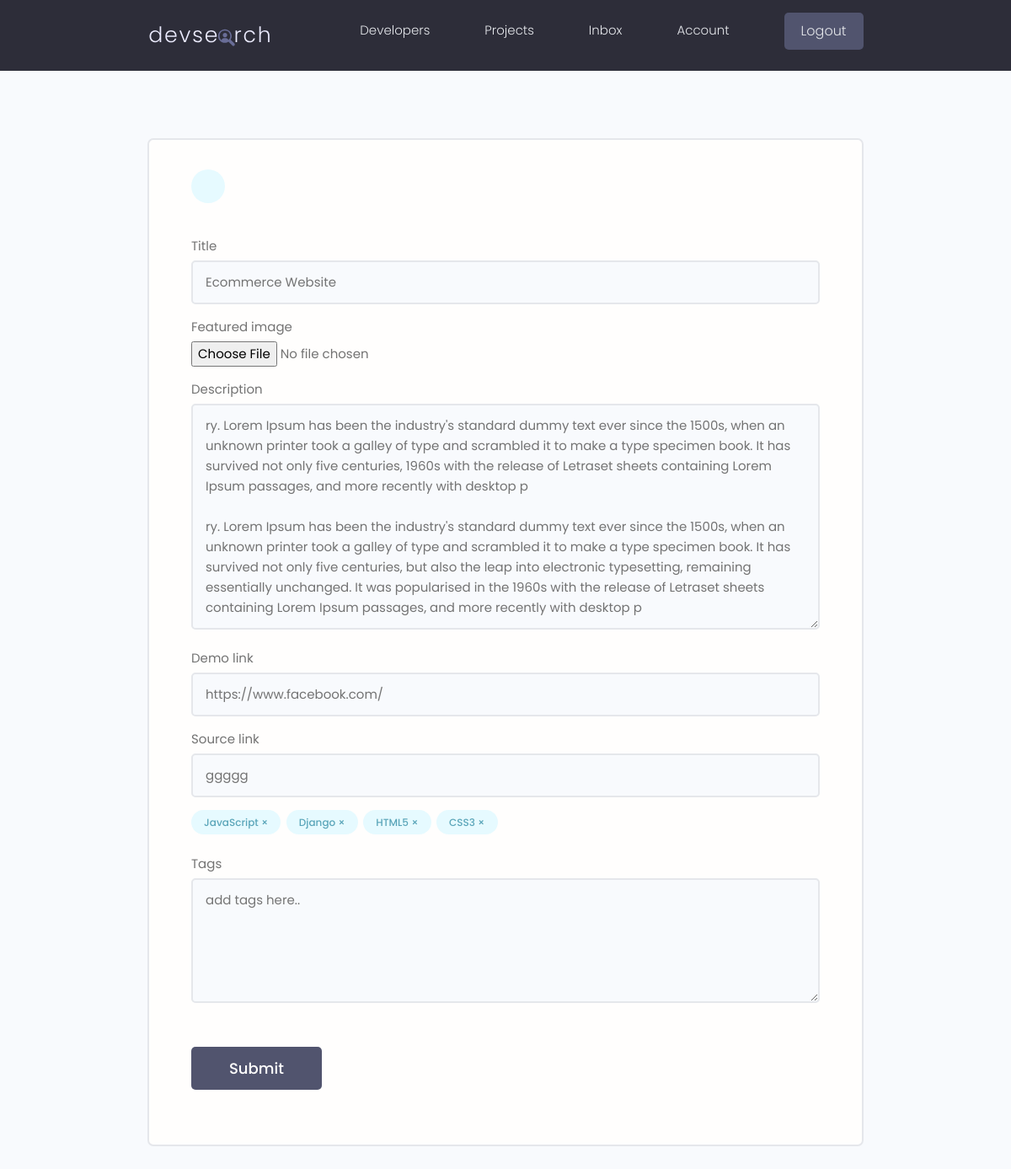
Page /projects/update-project/b5dfc844-a120-4b26-8f68-e18f4e6fbbf6/ (signed in) on the committed database.
### projects/models.py (models this page shows, shortened)
class Project(models.Model):
    owner=models.ForeignKey(Profile,on_delete=models.CASCADE,null=True,blank=True)
    title=models.CharField(max_length=100)
    description=models.TextField(null=True,blank=True)
    featured_image=models.ImageField(null=True,blank=True,default='default.jpg')
    demo_link=models.CharField(max_length=2000,null=True,blank=True)
    source_link=models.CharField(max_length=2000,null=True,blank=True)
    tags=models.ManyToManyField('Tag',blank=True)
    vote_total=models.IntegerField(default=0,null=True,blank=True)
    vote_ratio=models.IntegerField(default=0,null=True,blank=True)
    created=models.DateTimeField(auto_now_add=True)
    id=models.UUIDField(default=uuid.uuid4,unique=True,primary_key=True,editable=False)
    class Meta:
        ordering=['-vote_ratio','-vote_total','title']

class Tag(models.Model):
    name=models.CharField(max_length=100)
    created=models.DateTimeField(auto_now_add=True)
    id=models.UUIDField(default=uuid.uuid4,unique=True,primary_key=True,editable=False)
    def __str__(self):
        return self.name

### projects/views.py (the view, shortened to what this page needs)
# urls.py: path('update-project/<str:pk>/',views.updateProject,name='update-project'),
@login_required(login_url="login")
def  updateProject(request,pk):
    profile=request.user.profile
    project=profile.project_set.get(id=pk)
    form=ProjectForm(instance=project)
    context={'form':form,'project':project}
    return render(request,'projects/project_form.html',context)

### projects/forms.py
class ProjectForm(forms.ModelForm):
    class Meta:
        model=Project
        fields=['title','featured_image' ,'description','demo_link','source_link']
        widgets={
            'title':forms.TextInput(attrs={'class':'input input--text','placeholder':'Enter title'}),
            'featured_image':forms.FileInput(attrs={'class':'input input--text','placeholder':'Select an Image'}),
            'description':forms.Textarea(attrs={'class':'input input--text','placeholder':'Enter Description'}),
            'demo_link':forms.TextInput(attrs={'class':'input input--text','placeholder':'Enter demo link'}),
            'source_link':forms.TextInput(attrs={'class':'input input--text','placeholder':'Enter Source Link'}),
            'tags':forms.CheckboxSelectMultiple(attrs={'class':'input input--text','placeholder':'Select Tags'}),
        }

### projects/templates/projects/project_form.html (shortened to what this page needs)
{% extends 'main.html' %}
{% block content %}
    <main class="formPage my-xl">
        <div class="content-box">
            <div class="formWrapper">
                <a class="backButton" href="{% url 'account' %}"></a>
                <br>
                <form class="form" method="POST" enctype="multipart/form-data">
                    {% for field in form %}
                    <div class="form__field">
                    <label for="{{field.id_for_label}}">{{field.label}}</label>
                       {{field}}
                    </div>
                    {% endfor %}
                    <div class="form__field">
                        {% for tag in project.tags.all %}
                            <div class="project-tag tag tag--pill tag--main" data-tag="{{tag.id}}" data-project="{{project.id}}">{{tag}} &#215;</div>
                        {% endfor %}
                    </div>
                    <div class="form__field">
                        <label for="tag_id">Tags</label>
                        <textarea name="newtags" id="" cols="30" rows="5" id='tag_id' class="input" placeholder="add tags here.."></textarea>
                    </div>
                    <input class="btn btn--sub btn--lg  my-md" type="submit" value="Submit" />
                </form>
            </div>
        </div>
    </main>
{% endblock content %}

### static/styles/app.css (style rules this page uses)
:root { --color-sub: #2d2d39; }
.btn--sub { background-color: var(--color-sub-light); }
.content-box { width: 95%; max-width: 85rem; margin: 0 auto; }
.backButton { background: var(--color-main-light); color: var(--color-main); width: 4rem; height: 4rem; display: flex; align-items: center; justify-content: center; border-radius: 50%; }
.formPage .formWrapper { list-style: none; background: var(--color-white); padding: 3.5rem 5rem; border: 2px solid var(--color-light); border-radius: 0.7rem; }

### static/uikit/styles/modules/_variables.css (style rules this page uses)
:root { --color-main: #5aa5b9; --color-main-light: #e6faff; --color-sub: #3f4156; --color-sub-light: #51546e; --color-sub-lighter: #ededfd; --color-text: #737373; --color-gray: #8b8b8b; --color-light: #e5e7eb; --color-light-gray: #767676; --color-bg: #f8fafd; --color-white: #fffefd; --color-white-light: #f3f3f3; --color-success: #359e64; --color-success-bg: #def8e8; --color-error: #fc4b0b; --color-error-bg: #fff2ee; --font-base: 'Poppins', arial, helvetica, 'Segoe UI', roboto, ubuntu, sans-serif; --font-monospace: 'Fira Code', 'Courier New', courier, monospace; --font-regular: 300; --font-medium: 500; --font-bold: 700; --generic-shadow: 1px 1px 5px #00000010; --generic-transition: all 0.3s ease-in-out; }

### static/uikit/styles/modules/_base.css (style rules this page uses)
* { margin: 0; padding: 0; box-sizing: border-box; text-rendering: optimizeLegibility; color: inherit; font-size: inherit; }
html { font-size: 50%; }
@media only screen and (min-width: 480px) { html { font-size: 56.25%; } }
@media only screen and (min-width: 1200px) { html { font-size: 62.5%; } }
body { line-height: 1.6; font-weight: 400; font-size: 1.5rem; color: var(--color-text); background-color: var(--color-bg); min-height: 100vh; }

### static/uikit/styles/modules/_typography.css (style rules this page uses)
* { font-family: var(--font-base); }
a { padding-bottom: 2px; text-decoration: none; display: inline-block; color: var(--color-main); font-weight: var(--font-medium); }

### static/uikit/styles/modules/_utilities.css (style rules this page uses)
.my-md { margin: 3rem auto; }
.my-xl { margin: 8rem auto; }

### static/uikit/styles/modules/_button.css (style rules this page uses)
.btn { display: inline-block; position: relative; cursor: pointer; background-color: var(--color-light); font-weight: var(--font-medium); color: var(--color-sub); text-decoration: none; padding: 1rem 2rem; border-radius: 0.5rem; border: none; width: -webkit-fit-content; width: -moz-fit-content; width: fit-content; height: -webkit-fit-content; height: -moz-fit-content; height: fit-content; font-size: 1.6rem; outline-width: 0; outline-color: transparent; -webkit-backface-visibility: hidden; backface-visibility: hidden; transition: all 0.3s ease-in-out; }
.btn--sub { background-color: var(--color-sub); color: var(--color-white); }
.btn--lg { font-size: 1.8rem; padding: 1.2rem 4.5rem; }

### static/uikit/styles/modules/_form.css (style rules this page uses)
.form { display: block; }
.form__field { margin-top: 1.5rem; margin-bottom: 1.5rem; }
.form__label, .form__field > label { display: block; margin-bottom: 0.5rem; color: var(--color-text); }
input.input[type='text'], input.input[type='email'], input.input[type='password'], input.input[type='number'], textarea.input { min-width: 24rem; width: 100%; padding: 1.2rem 1.5rem; border-radius: 0.5rem; border: 2px solid var(--color-light); transition: all 0.3s ease-in-out; background-color: var(--color-bg); }

### static/uikit/styles/modules/_tag.css (style rules this page uses)
.tag { display: inline-flex; align-items: center; background-color: var(--color-sub); height: -webkit-fit-content; height: -moz-fit-content; height: fit-content; width: -webkit-fit-content; width: -moz-fit-content; width: fit-content; border-radius: 0.5rem; padding: 0.5rem 1.5rem; font-size: 1.2rem; cursor: pointer; }
.tag:not(:last-child) { margin-right: 0.25rem; margin-bottom: 0.75rem; }
.tag--pill { border-radius: 5rem; }
.tag--main, .tag--main > small { background: var(--color-main-light); color: var(--color-main); font-weight: 500; }

### rows in the picture
Project: form "Ecommerce Website" "ry. Lorem Ipsum has been the industry's standard dummy text ever since the 1500s, when an unknown printer took a galley of type and scrambled it to make a type specimen book. It has survived not only five centuries, 1960s with the release of Letraset sheets containing Lorem Ipsum passages, and more recently with desktop p ry. Lorem Ipsum has been the industry's standard dummy text ever since the 1500s, when an unknown printer took a galley of type and scrambled it to make a type specimen book. It has survived not only five centuries, but also the leap into electronic typesetting, remaining essentially unchanged. It was popularised in the 1960s with the release of Letraset sheets containing…" "https://www.facebook.com/" "ggggg"
Tag: name "JavaScript"
Tag: name "Django"
Tag: name "HTML5"
Tag: name "CSS3"

### other values in the picture
{{ field.label }} "Title" "Featured image" "Description" "Demo link" "Source link"
